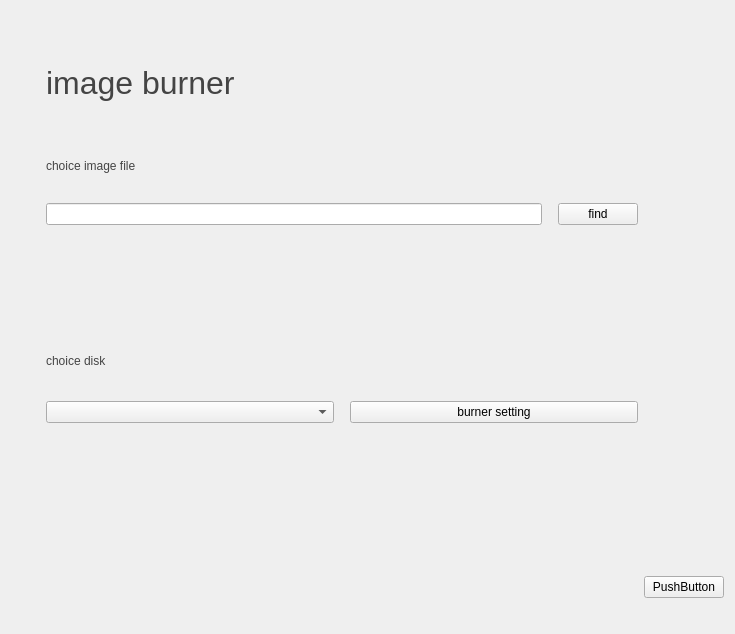
<?xml version="1.0" encoding="UTF-8"?>
<ui version="4.0">
 <class>p_image</class>
 <widget class="QWidget" name="p_image">
  <property name="geometry">
   <rect>
    <x>0</x>
    <y>0</y>
    <width>735</width>
    <height>634</height>
   </rect>
  </property>
  <property name="windowTitle">
   <string>Form</string>
  </property>
  <layout class="QHBoxLayout" name="horizontalLayout_3">
   <item>
    <spacer name="horizontalSpacer">
     <property name="orientation">
      <enum>Qt::Horizontal</enum>
     </property>
     <property name="sizeType">
      <enum>QSizePolicy::Fixed</enum>
     </property>
     <property name="sizeHint" stdset="0">
      <size>
       <width>35</width>
       <height>20</height>
      </size>
     </property>
    </spacer>
   </item>
   <item>
    <layout class="QVBoxLayout" name="verticalLayout">
     <item>
      <spacer name="verticalSpacer_4">
       <property name="orientation">
        <enum>Qt::Vertical</enum>
       </property>
       <property name="sizeType">
        <enum>QSizePolicy::Fixed</enum>
       </property>
       <property name="sizeHint" stdset="0">
        <size>
         <width>20</width>
         <height>50</height>
        </size>
       </property>
      </spacer>
     </item>
     <item>
      <widget class="QLabel" name="image_title">
       <property name="font">
        <font>
         <pointsize>24</pointsize>
        </font>
       </property>
       <property name="styleSheet">
        <string notr="true">color: rgb(68, 68, 68)</string>
       </property>
       <property name="text">
        <string>image burner</string>
       </property>
      </widget>
     </item>
     <item>
      <spacer name="verticalSpacer_2">
       <property name="orientation">
        <enum>Qt::Vertical</enum>
       </property>
       <property name="sizeType">
        <enum>QSizePolicy::Fixed</enum>
       </property>
       <property name="sizeHint" stdset="0">
        <size>
         <width>20</width>
         <height>35</height>
        </size>
       </property>
      </spacer>
     </item>
     <item>
      <widget class="QLabel" name="label_1">
       <property name="baseSize">
        <size>
         <width>30</width>
         <height>30</height>
        </size>
       </property>
       <property name="styleSheet">
        <string notr="true">font: 14pt &quot;Sans Serif&quot;;color:rgb(68, 68, 68)</string>
       </property>
       <property name="text">
        <string>choice image file</string>
       </property>
      </widget>
     </item>
     <item>
      <spacer name="verticalSpacer_5">
       <property name="orientation">
        <enum>Qt::Vertical</enum>
       </property>
       <property name="sizeType">
        <enum>QSizePolicy::Fixed</enum>
       </property>
       <property name="sizeHint" stdset="0">
        <size>
         <width>20</width>
         <height>10</height>
        </size>
       </property>
      </spacer>
     </item>
     <item>
      <layout class="QHBoxLayout" name="horizontalLayout">
       <item>
        <widget class="QLineEdit" name="lineEdit">
         <property name="baseSize">
          <size>
           <width>360</width>
           <height>30</height>
          </size>
         </property>
        </widget>
       </item>
       <item>
        <spacer name="horizontalSpacer_2">
         <property name="orientation">
          <enum>Qt::Horizontal</enum>
         </property>
         <property name="sizeType">
          <enum>QSizePolicy::Fixed</enum>
         </property>
         <property name="sizeHint" stdset="0">
          <size>
           <width>10</width>
           <height>20</height>
          </size>
         </property>
        </spacer>
       </item>
       <item>
        <widget class="QPushButton" name="file">
         <property name="text">
          <string>find</string>
         </property>
        </widget>
       </item>
      </layout>
     </item>
     <item>
      <spacer name="verticalSpacer_6">
       <property name="orientation">
        <enum>Qt::Vertical</enum>
       </property>
       <property name="sizeType">
        <enum>QSizePolicy::Fixed</enum>
       </property>
       <property name="sizeHint" stdset="0">
        <size>
         <width>20</width>
         <height>10</height>
        </size>
       </property>
      </spacer>
     </item>
     <item>
      <widget class="QLabel" name="label">
       <property name="baseSize">
        <size>
         <width>0</width>
         <height>30</height>
        </size>
       </property>
       <property name="styleSheet">
        <string notr="true">font: 12pt &quot;Sans Serif&quot;;color:rgb(243, 115, 8)</string>
       </property>
       <property name="text">
        <string/>
       </property>
      </widget>
     </item>
     <item>
      <spacer name="verticalSpacer_3">
       <property name="orientation">
        <enum>Qt::Vertical</enum>
       </property>
       <property name="sizeType">
        <enum>QSizePolicy::Fixed</enum>
       </property>
       <property name="sizeHint" stdset="0">
        <size>
         <width>20</width>
         <height>50</height>
        </size>
       </property>
      </spacer>
     </item>
     <item>
      <widget class="QLabel" name="choice">
       <property name="baseSize">
        <size>
         <width>0</width>
         <height>30</height>
        </size>
       </property>
       <property name="styleSheet">
        <string notr="true">font: 14pt &quot;Sans Serif&quot;;color:rgb(68, 68, 68)</string>
       </property>
       <property name="text">
        <string>choice disk</string>
       </property>
      </widget>
     </item>
     <item>
      <spacer name="verticalSpacer">
       <property name="orientation">
        <enum>Qt::Vertical</enum>
       </property>
       <property name="sizeType">
        <enum>QSizePolicy::Fixed</enum>
       </property>
       <property name="sizeHint" stdset="0">
        <size>
         <width>20</width>
         <height>13</height>
        </size>
       </property>
      </spacer>
     </item>
     <item>
      <layout class="QHBoxLayout" name="horizontalLayout_2">
       <item>
        <widget class="QComboBox" name="comboBox">
         <property name="baseSize">
          <size>
           <width>360</width>
           <height>30</height>
          </size>
         </property>
        </widget>
       </item>
       <item>
        <spacer name="horizontalSpacer_3">
         <property name="orientation">
          <enum>Qt::Horizontal</enum>
         </property>
         <property name="sizeType">
          <enum>QSizePolicy::Fixed</enum>
         </property>
         <property name="sizeHint" stdset="0">
          <size>
           <width>10</width>
           <height>20</height>
          </size>
         </property>
        </spacer>
       </item>
       <item>
        <widget class="QPushButton" name="burner_setting">
         <property name="baseSize">
          <size>
           <width>80</width>
           <height>30</height>
          </size>
         </property>
         <property name="text">
          <string>burner setting</string>
         </property>
        </widget>
       </item>
      </layout>
     </item>
     <item>
      <spacer name="verticalSpacer_9">
       <property name="orientation">
        <enum>Qt::Vertical</enum>
       </property>
       <property name="sizeType">
        <enum>QSizePolicy::Fixed</enum>
       </property>
       <property name="sizeHint" stdset="0">
        <size>
         <width>200</width>
         <height>200</height>
        </size>
       </property>
      </spacer>
     </item>
    </layout>
   </item>
   <item>
    <layout class="QVBoxLayout" name="verticalLayout_2">
     <item>
      <spacer name="verticalSpacer_8">
       <property name="orientation">
        <enum>Qt::Vertical</enum>
       </property>
       <property name="sizeHint" stdset="0">
        <size>
         <width>20</width>
         <height>530</height>
        </size>
       </property>
      </spacer>
     </item>
     <item>
      <widget class="QPushButton" name="start_burner">
       <property name="text">
        <string>PushButton</string>
       </property>
      </widget>
     </item>
     <item>
      <spacer name="verticalSpacer_7">
       <property name="orientation">
        <enum>Qt::Vertical</enum>
       </property>
       <property name="sizeType">
        <enum>QSizePolicy::Fixed</enum>
       </property>
       <property name="sizeHint" stdset="0">
        <size>
         <width>20</width>
         <height>25</height>
        </size>
       </property>
      </spacer>
     </item>
    </layout>
   </item>
  </layout>
 </widget>
 <resources/>
 <connections/>
</ui>
